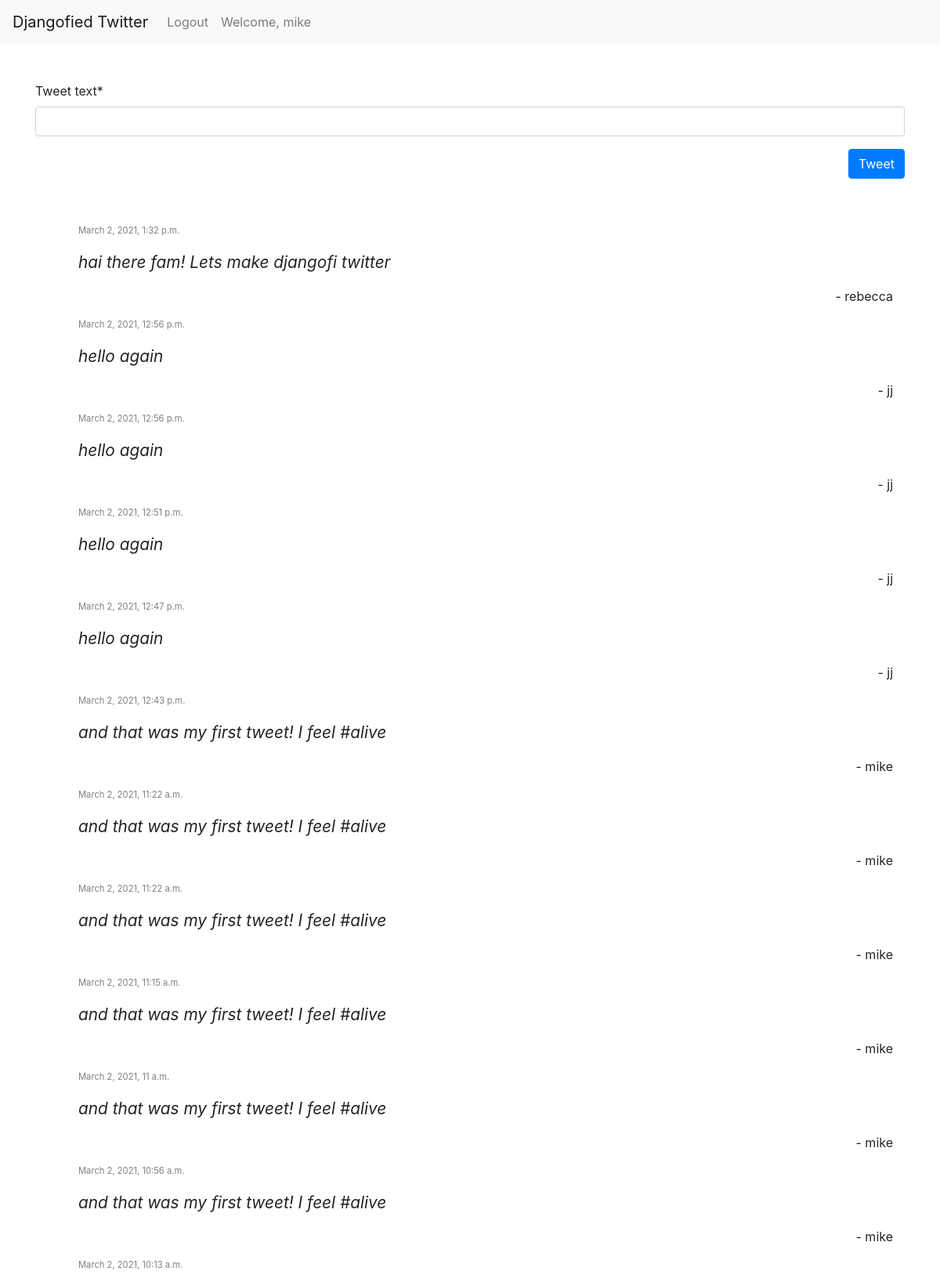
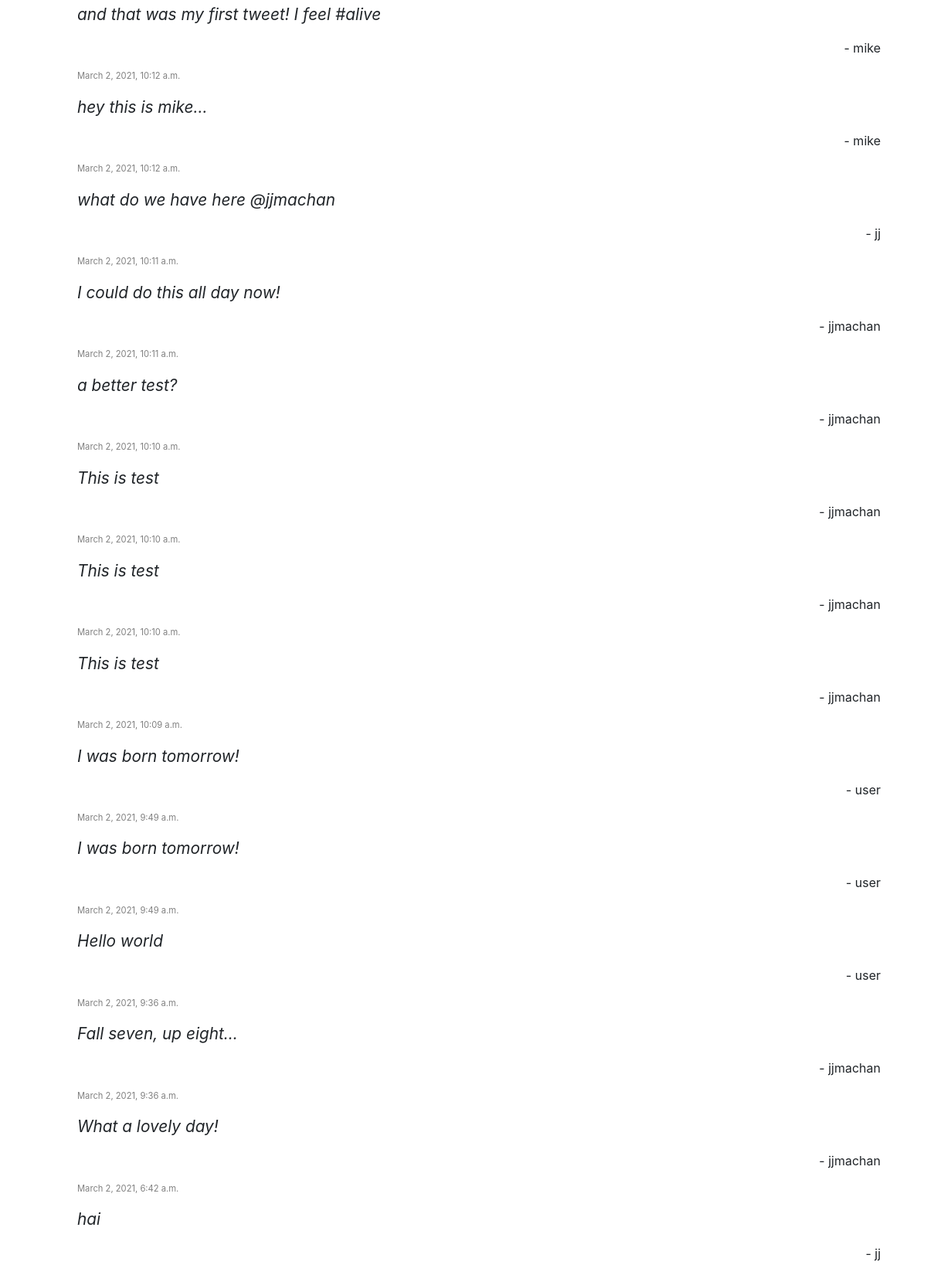
/ (signed in), run on the app's committed database (2 pictures, top to bottom).
### accounts/models.py (models this page shows, shortened)
class Tweet(models.Model):
    tweet_text = models.CharField(max_length=200)
    tweet_date = models.DateTimeField('date tweeted',
                            default=timezone.now)
    tweet_likes = models.IntegerField(default=0)
    tweet_by = models.ForeignKey(
            settings.AUTH_USER_MODEL,
            on_delete=models.CASCADE)

### accounts/views.py (the view, shortened to what this page needs)
# urls.py: path('', views.index, name='home'),
def index(request):
    form = NewTweetForm
    tweets = Tweet.objects.order_by('-tweet_date')
    return render(request, 'accounts/home.html',
                  {'post_tweet': form,
                   'tweets': tweets})

### accounts/templates/accounts/home.html (shortened to what this page needs)
{% extends 'accounts/index.html' %}
{% block content %}
{% load crispy_forms_tags %}
{% if user.is_authenticated %}
<div class='container py-5'>
  <form method='POST'>
    {{ post_tweet | crispy }}
    <button class="btn btn-primary float-right" type="submit">Tweet</button>
  </form>
</div>
{% endif %}
<div class="container py-5">
  {% if tweets %}
    <ul>
      {% for tweet in tweets %}
      <div class='container tweet'>
        <p class='date'>{{tweet.tweet_date}}</p>
        <p class='tweet-text'>{{tweet.tweet_text}}</p>
        <p class='username'>- {{ tweet.tweet_by }}</p>
      </div>
      {% endfor %}
    </ul>
  {% else %}
      <p>No polls are available.</p>
  {% endif %}
</div>
{% endblock %}

### accounts/templates/accounts/index.html (shortened to what this page needs)
{% load static %}
<!DOCTYPE html>
<html lang="en">
  <head>
    <link rel="stylesheet" href="https://stackpath.bootstrapcdn.com/bootstrap/4.5.0/css/bootstrap.min.css">
    <link rel="stylesheet" href="{% static 'accounts/feed.css' %}">
  </head>
  <body>
    <nav class="navbar navbar-expand-lg navbar-light bg-light">
      <a class="navbar-brand" href="#">Djangofied Twitter</a>
      <div class="collapse navbar-collapse" id="navbarText">
        <ul class="navbar-nav mr-auto">
          {% if user.is_authenticated %}
          <li class="nav-item">
            <a class="nav-link" href="/logout">Logout</a>
          </li>
          <li class="nav-item">
            <a class="nav-link" href="#">Welcome, {{user.username}}</a>
          </li>
          {% else %}
          <li class="nav-item">
            <a class="nav-link" href="/login">Login</a>
          </li>
          {% endif %}
        </ul>
      </div>
    </nav>
    {% block content %}
    {% endblock %}
  </body>
</html>

### accounts/static/accounts/feed.css (style rules this page uses)
p.date { font-size: 0.7em; color: gray; }
p.tweet-text { font-size: 1.3em; font-style: italic; }
p.username { text-align: right }

### data on the page
Tweet: tweet_date "March 2, 2021, 1:32 p.m.", tweet_text "hai there fam! Lets make djangofi twitter", tweet_by "rebecca"
Tweet: tweet_date "March 2, 2021, 12:56 p.m.", tweet_text "hello again", tweet_by "jj"
Tweet: tweet_date "March 2, 2021, 12:56 p.m.", tweet_text "hello again", tweet_by "jj"
Tweet: tweet_date "March 2, 2021, 12:51 p.m.", tweet_text "hello again", tweet_by "jj"
Tweet: tweet_date "March 2, 2021, 12:47 p.m.", tweet_text "hello again", tweet_by "jj"
Tweet: tweet_date "March 2, 2021, 12:43 p.m.", tweet_text "and that was my first tweet! I feel #alive", tweet_by "mike"
Tweet: tweet_date "March 2, 2021, 11:22 a.m.", tweet_text "and that was my first tweet! I feel #alive", tweet_by "mike"
Tweet: tweet_date "March 2, 2021, 11:22 a.m.", tweet_text "and that was my first tweet! I feel #alive", tweet_by "mike"
Tweet: tweet_date "March 2, 2021, 11:15 a.m.", tweet_text "and that was my first tweet! I feel #alive", tweet_by "mike"
Tweet: tweet_date "March 2, 2021, 11 a.m.", tweet_text "and that was my first tweet! I feel #alive", tweet_by "mike"
Tweet: tweet_date "March 2, 2021, 10:56 a.m.", tweet_text "and that was my first tweet! I feel #alive", tweet_by "mike"
Tweet: tweet_date "March 2, 2021, 10:13 a.m.", tweet_text "and that was my first tweet! I feel #alive", tweet_by "mike"
Tweet: tweet_date "March 2, 2021, 10:12 a.m.", tweet_text "hey this is mike...", tweet_by "mike"
Tweet: tweet_date "March 2, 2021, 10:12 a.m.", tweet_text "what do we have here @jjmachan", tweet_by "jj"
Tweet: tweet_date "March 2, 2021, 10:11 a.m.", tweet_text "I could do this all day now!", tweet_by "jjmachan"
Tweet: tweet_date "March 2, 2021, 10:11 a.m.", tweet_text "a better test?", tweet_by "jjmachan"
Tweet: tweet_date "March 2, 2021, 10:10 a.m.", tweet_text "This is test", tweet_by "jjmachan"
Tweet: tweet_date "March 2, 2021, 10:10 a.m.", tweet_text "This is test", tweet_by "jjmachan"
Tweet: tweet_date "March 2, 2021, 10:10 a.m.", tweet_text "This is test", tweet_by "jjmachan"
Tweet: tweet_date "March 2, 2021, 10:09 a.m.", tweet_text "I was born tomorrow!", tweet_by "user"
Tweet: tweet_date "March 2, 2021, 9:49 a.m.", tweet_text "I was born tomorrow!", tweet_by "user"
Tweet: tweet_date "March 2, 2021, 9:49 a.m.", tweet_text "Hello world", tweet_by "user"
Tweet: tweet_date "March 2, 2021, 9:36 a.m.", tweet_text "Fall seven, up eight...", tweet_by "jjmachan"
Tweet: tweet_date "March 2, 2021, 9:36 a.m.", tweet_text "What a lovely day!", tweet_by "jjmachan"
Tweet: tweet_date "March 2, 2021, 6:42 a.m.", tweet_text "hai", tweet_by "jj"

### other printed values
{{ user.username }} "mike"
